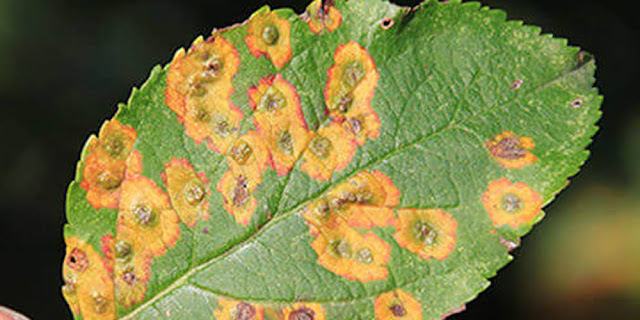
#> input picture Leafspotdisease.jpg, 640 x 320 px
$ python 'plant detection.py'
#> lines starting #> are read from the running program, lines starting #| are printed output that depends on the picture; after the words box and inside, x2 and y2 are one past the last pixel; in counts of white or black regions, pixels touching at a corner belong together
import cv2
import numpy as np
import matplotlib.pyplot as plt

# Load the image
img = cv2.imread('Leafspotdisease.jpg')
#> img is the input picture: shape (320, 640, 3); mean B, G, R 66.6, 122.2, 124.6
if img is None:
    print("Error: Image not found.")
    exit()

# Convert BGR to RGB for accurate color representation
img_rgb = cv2.cvtColor(img, cv2.COLOR_BGR2RGB)

# Convert RGB to HSV for color segmentation
hsv_img = cv2.cvtColor(img_rgb, cv2.COLOR_RGB2HSV)
#> hsv_img: shape (320, 640, 3); mean H, S, V 36, 119.2, 137.9

# Define HSV range for healthy green color
lower_green = np.array([25, 0, 20])
upper_green = np.array([100, 255, 255])
green_mask = cv2.inRange(hsv_img, lower_green, upper_green)
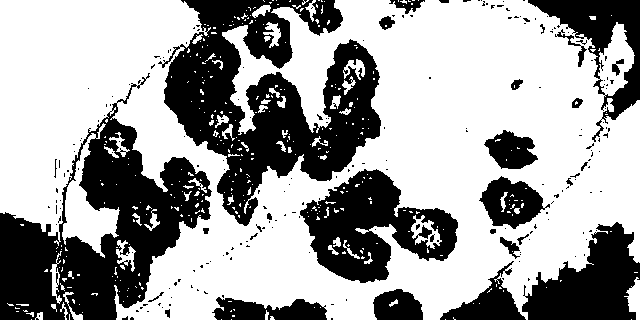
#> green_mask: shape (320, 640); 63% white; 218 black regions (189 under 20 px), largest, box (x1, y1, x2, y2) and area: (158, 0, 381, 226) 23692, (0, 73, 212, 320) 20866, (300, 169, 458, 283) 9289

# Define HSV range for diseased brown color
lower_brown = np.array([10, 0, 10])
upper_brown = np.array([30, 255, 255])
brown_mask = cv2.inRange(hsv_img, lower_brown, upper_brown)
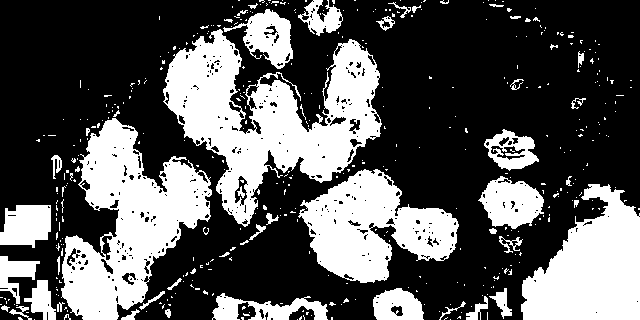
#> brown_mask: shape (320, 640); 34.5% white; 433 white regions (381 under 20 px), largest, box (x1, y1, x2, y2) and area: (163, 29, 382, 227) 18888, (61, 118, 212, 320) 15024, (521, 184, 640, 320) 10703

# Combine masks to get the final mask
final_mask = cv2.bitwise_or(green_mask, brown_mask)
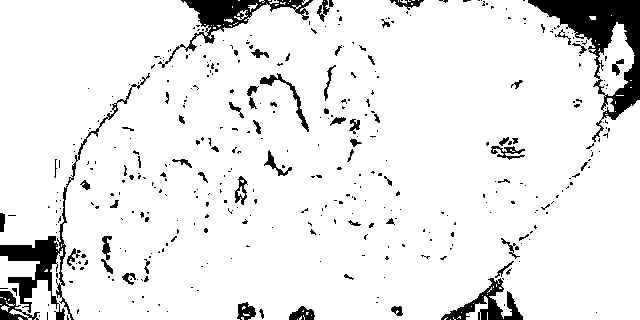
#> final_mask: shape (320, 640); 91.7% white; 402 black regions (337 under 20 px), largest, box (x1, y1, x2, y2) and area: (528, 0, 640, 142) 4697, (0, 73, 150, 320) 2722, (158, 0, 313, 68) 2071

# Apply the final mask to the original image
final_result = cv2.bitwise_and(img_rgb, img_rgb, mask=final_mask)
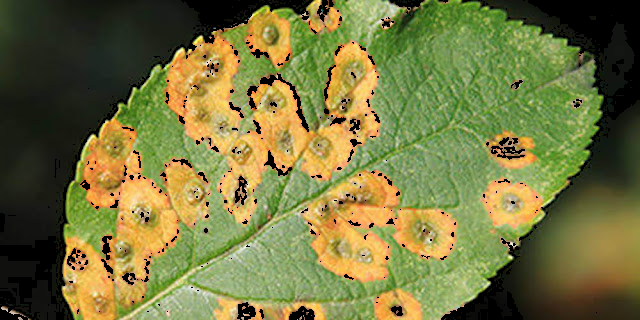
#> final_result: shape (320, 640, 3); mean R, G, B 118.5, 118.1, 63.1

# Calculate the percentage of diseased area
total_pixels = final_mask.size
#> total_pixels = 204800
diseased_pixels = cv2.countNonZero(brown_mask)
#> diseased_pixels = 70743
disease_percentage = (diseased_pixels / total_pixels) * 100
#> disease_percentage = 34.54

# Display the results
plt.figure(figsize=(15, 10))

plt.subplot(2, 3, 1)
plt.title("Original Image")
plt.imshow(img_rgb)
plt.axis('off')

plt.subplot(2, 3, 2)
plt.title("HSV Image")
plt.imshow(hsv_img)
plt.axis('off')

plt.subplot(2, 3, 3)
plt.title("Green Mask (Healthy Areas)")
plt.imshow(green_mask, cmap='gray')
plt.axis('off')

plt.subplot(2, 3, 4)
plt.title("Brown Mask (Diseased Areas)")
plt.imshow(brown_mask, cmap='gray')
plt.axis('off')

plt.subplot(2, 3, 5)
plt.title("Final Mask")
plt.imshow(final_mask, cmap='gray')
plt.axis('off')

plt.subplot(2, 3, 6)
plt.title("Final Result")
plt.imshow(final_result)
plt.axis('off')

plt.tight_layout()
plt.show()

print(f"Percentage of Diseased Area: {disease_percentage:.2f}%")
#| Percentage of Diseased Area: 34.54%
